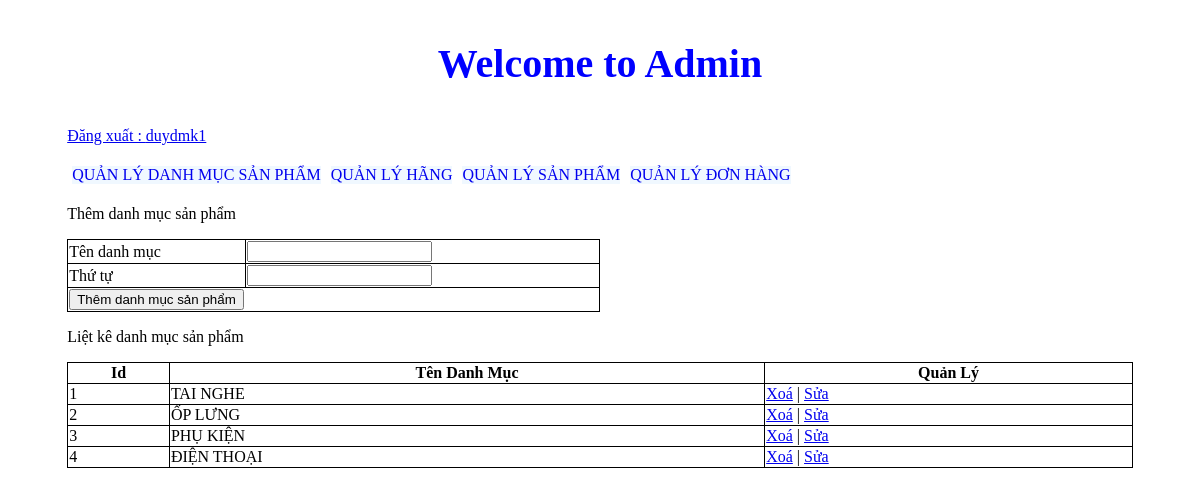
Page /admincp/index.php?action=quanlydanhmucsanpham&query=them (signed in) on the committed database.
### tables this page shows
CREATE TABLE `tbl_danhmuc` (
  `id_danhmuc` int(11) NOT NULL,
  `tendanhmuc` varchar(100) NOT NULL,
  `thutu` int(11) NOT NULL
);

### admincp/modules/quanlydanhmucsp/lietke.php (the view)
<?php
	$sql_lietke_danhmucsp = "SELECT * FROM tbl_danhmuc ORDER BY thutu DESC";
	$query_lietke_danhmucsp = mysqli_query($mysqli,$sql_lietke_danhmucsp);
?>
<p>Liệt kê danh mục sản phẩm</p>
<table border='1' style="width:100%" style="border-collapse:collapse">
  <tr>
  	<th>Id</th>
    <th>Tên Danh Mục</th>
  	<th>Quản Lý</th>
  </tr>
  <?php
  $i = 0;
  while($row = mysqli_fetch_array($query_lietke_danhmucsp)){
  	$i++;
  ?>
  <tr>
  	<td><?php echo $i ?></td>
    <td><?php echo $row['tendanhmuc'] ?></td>
   	<td>
   		<a href="modules/quanlydanhmucsp/xuly.php?iddanhmuc=<?php echo $row['id_danhmuc'] ?>">Xoá</a> | <a href="?action=quanlydanhmucsanpham&query=sua&iddanhmuc=<?php echo $row['id_danhmuc'] ?>">Sửa</a>
   	</td>
  </tr>
  <?php
  }
  ?>
</table>

### admincp/css/styleadmincp.css (style rules this page uses)
table, th, td { border: 1px solid black; border-collapse: collapse; }

### rows in the picture
tbl_danhmuc: tendanhmuc "TAI NGHE"
tbl_danhmuc: tendanhmuc "ỐP LƯNG"
tbl_danhmuc: tendanhmuc "PHỤ KIỆN"
tbl_danhmuc: tendanhmuc "ĐIỆN THOẠI"

### other values in the picture
$_SESSION['dangnhap'] "duydmk1"
